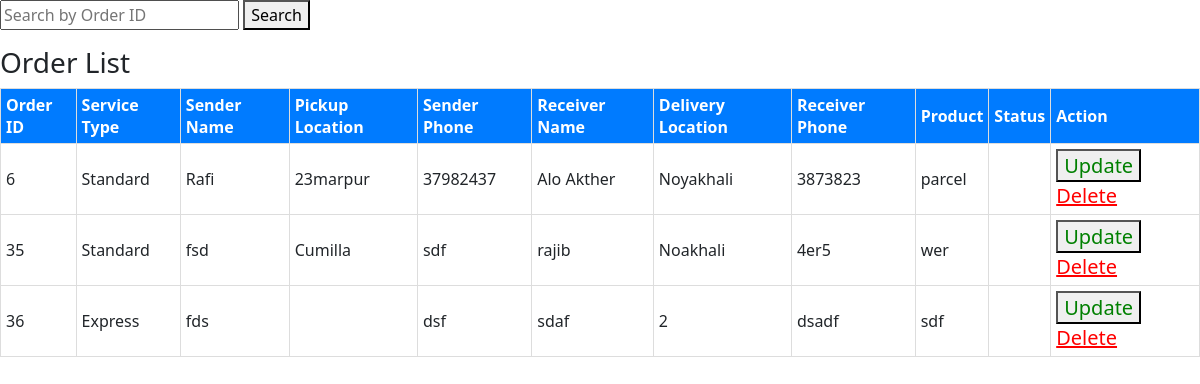
/adminpannel/pages/Delivery-system/orderlist.php, run on an earlier commit of the app's database.
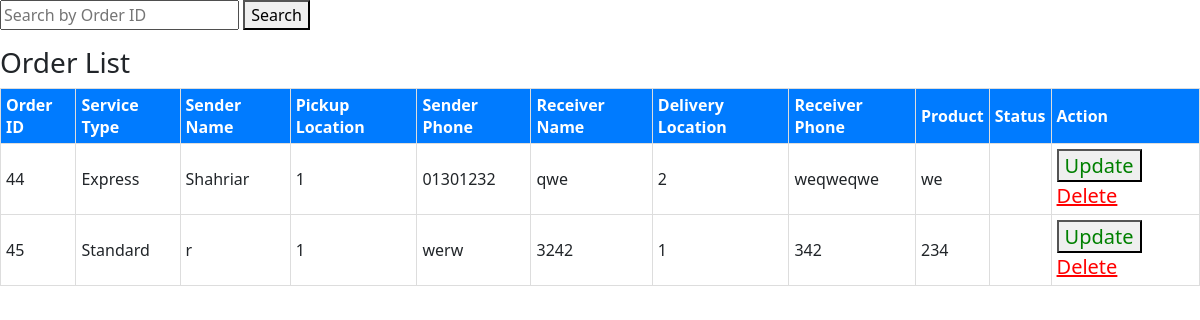
And on a later commit of the database.
### tables this page shows
CREATE TABLE `customer_section` (
  `id` int(100) NOT NULL,
  `service_type` varchar(100) NOT NULL,
  `sender_name` varchar(100) NOT NULL,
  `sender_address` varchar(100) NOT NULL,
  `sender_phone` varchar(100) NOT NULL,
  `receiver_name` varchar(100) NOT NULL,
  `receiver_address` varchar(100) NOT NULL,
  `receiver_phone` varchar(100) NOT NULL,
  `product` varchar(100) NOT NULL,
  `date_of_order` varchar(100) NOT NULL,
  `status` varchar(100) NOT NULL
);

### adminpannel/pages/Delivery-system/orderlist.php (the view, shortened to what this page needs)
<?php
$database = mysqli_connect("localhost", "root", "", "fasttrack");
$search_query = "";
?>
<link rel="stylesheet" href="../../bootstrap/css/bootstrap.min.css">
</head>
<body>
    <form action="" method="post">
        <input type="search" name="search_order" value="<?php echo htmlspecialchars($search_query); ?>" placeholder="Search by Order ID">
        <button type="submit">Search</button>
    </form>
    <?php
    $query = "SELECT * FROM customer_section";
    $ns = $database->query($query);
    echo "<div class='table-container'>
    <h3>Order List</h3>
    <table>
        <thead>
            <tr>
                <th>Order ID</th>
                <th>Service Type</th>
                <th>Sender Name</th>
                <th>Pickup Location</th>
                <th>Sender Phone</th>
                <th>Receiver Name</th>
                <th>Delivery Location</th>
                <th>Receiver Phone</th>
                <th>Product</th>
                <th>Status</th>
                <th>Action</th>
            </tr>
        </thead>";
    while ($row = $ns->fetch_assoc()) {
        echo "
        <tbody>
            <tr>
                <td>{$row['id']}</td>
                <td>{$row['service_type']}</td>
                <td>{$row['sender_name']}</td>
                <td>{$row['sender_address']}</td>
                <td>{$row['sender_phone']}</td>
                <td>{$row['receiver_name']}</td>
                <td>{$row['receiver_address']}</td>
                <td>{$row['receiver_phone']}</td>
                <td>{$row['product']}</td>
                <td><span class='status {$row['status']}'>{$row['status']}</span></td>
                <td>
                    <button style='color:green; font-size:20px;'
                        type='button'
                        data-bs-toggle='modal'
                        data-bs-target='#exampleModal'
                        data-id='{$row['id']}'
                        data-status='{$row['status']}'>
                        Update
                    </button>
                        <a href='index.php?deleteid={$row['id']}' style='color:red; font-size:20px;'>Delete</a>
                </td>
            </tr>
        </tbody>";
    }
    echo " </table> </div>";
    ?>
</body>
</html>

What changed in the data, as far as the page shows it:
removed customer_section: id "6", service_type "Standard", sender_name "Rafi", sender_address "23marpur", sender_phone "37982437", receiver_name "Alo Akther", receiver_address "Noyakhali", receiver_phone "3873823", product "parcel"
removed customer_section: id "35", service_type "Standard", sender_name "fsd", sender_address "Cumilla", sender_phone "sdf", receiver_name "rajib", receiver_address "Noakhali", receiver_phone "4er5", product "wer"
removed customer_section: id "36", service_type "Express", sender_name "fds", sender_phone "dsf", receiver_name "sdaf", receiver_address "2", receiver_phone "dsadf", product "sdf"
added customer_section: id "44", service_type "Express", sender_name "Shahriar", sender_address "1", sender_phone "01301232", receiver_name "qwe", receiver_address "2", receiver_phone "weqweqwe", product "we"
added customer_section: id "45", service_type "Standard", sender_name "r", sender_address "1", sender_phone "werw", receiver_name "3242", receiver_address "1", receiver_phone "342", product "234"
